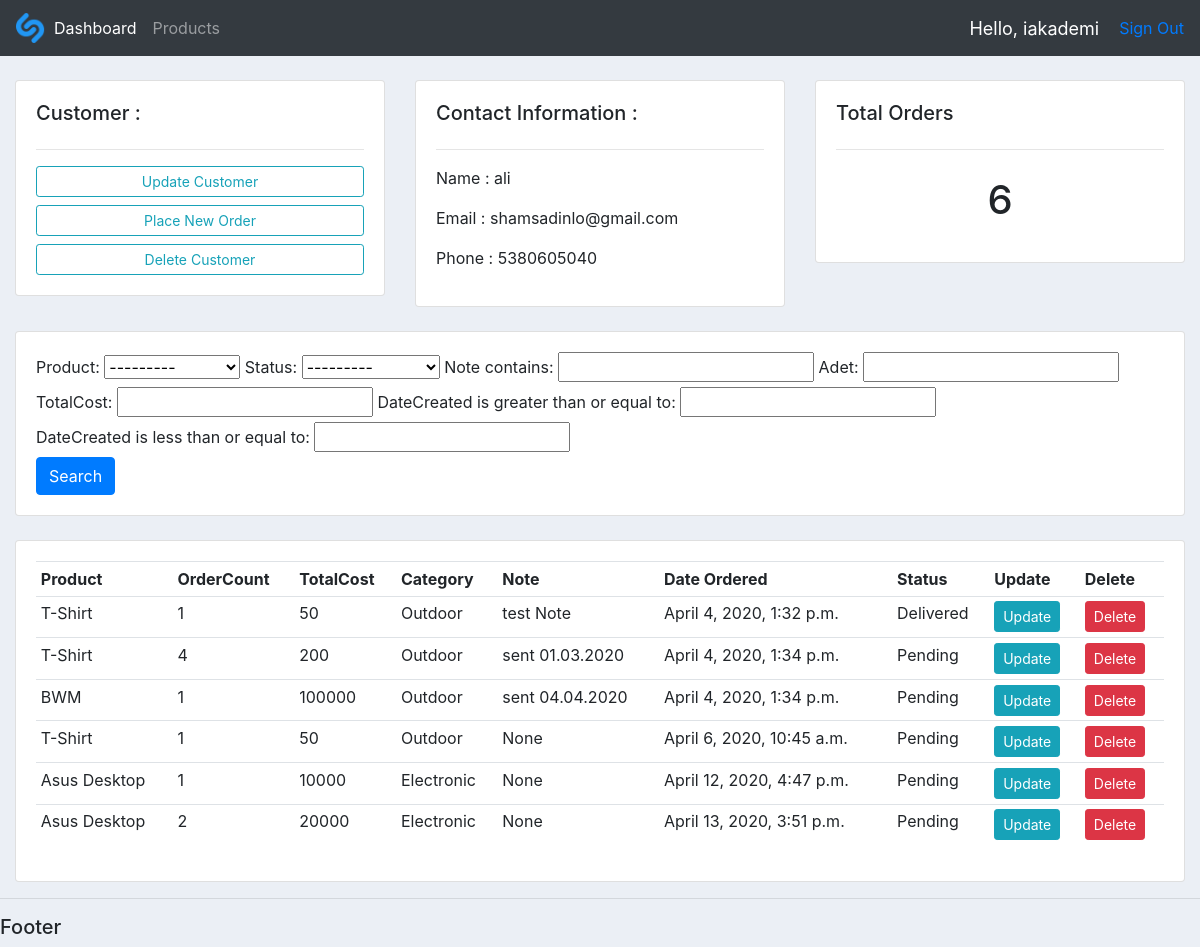
Page /customer/25/ (signed in) on the committed database.
### accounts/models.py (models this page shows, shortened)
class Customer(models.Model):
    user = models.OneToOneField(User, null=True, on_delete=models.CASCADE)
    name = models.CharField(max_length=200, null=True)
    phone = models.CharField(max_length=20, null=True)
    email = models.CharField(max_length=200, null=True)
    dateCreated = models.DateTimeField(auto_now_add=True, null=True)
    profilePicture = models.ImageField(null=True, blank=True)

class Order(models.Model):
    Status = (
        ('Pending', 'Pending'),
        ('Out of Delivery', 'Out Of Delivery'),
        ('Delivered', 'Delivered')
    )
    customer = models.ForeignKey(Customer, null=True, on_delete=models.SET_NULL)
    product = models.ForeignKey(Product, null=True, on_delete=models.SET_NULL)
    dateCreated = models.DateTimeField(auto_now_add=True, null=True)
    status = models.CharField(max_length=200, null=True, choices=Status, default='Pending')
    note = models.CharField(max_length=1000, null=True)
    adet = models.IntegerField(null=True)
    totalCost= models.IntegerField(null=True)

class Product(models.Model):
    Category = (
        ('Indoor', 'Indoor'),
        ('Outdoor', 'Outdoor'),
        ('Electronic', 'Electronic')
    )
    name = models.CharField(max_length=200, null=True)
    price = models.FloatField(null=True)
    category = models.CharField(max_length=200, null=True, choices=Category)
    description = models.CharField(max_length=200, null=True)
    dateCreated = models.DateTimeField(auto_now_add=True, null=True)
    tags = models.ManyToManyField(Tag)
    def __str__(self):
        return self.name

### accounts/decorators.py (the view)
        def wrapper_function(request, *args, **kwargs):
            group = None
            if request.user.groups.exists():
                group = request.user.groups.all()[0].name
            for role in allowed_roles:
                if group == role:
                    return view_func(request, *args, **kwargs)
            return HttpResponse("You are not authorized to view this page")

### accounts/views.py (called while the page is built)
@login_required(login_url='signin')
@allowed_users(allowed_roles=['admin'])
def customer(request, pk):
    customer = Customer.objects.get(id=pk)
    orders = customer.order_set.all()
    ordersCount = orders.count()
    myFilter = OrderFilter(request.GET, queryset=orders)
    orders = myFilter.qs
    context = {'customer': customer,
               'orders': orders,
               'ordersCount': ordersCount,
               'myFilter': myFilter}
    return render(request, 'accounts/customer.html', context)

### accounts/templates/accounts/customer.html
{% extends 'accounts/main.html' %}
{% block content %}
<br>
<div class="row">
    <div class="col-md">
        <div class="card card-body">
            <h5>Customer : </h5>
            <hr>
            <a class="btn btn-outline-info btn btn-sm btn-block" href="{% url 'update_customer' customer.id %}">Update
                Customer</a>
            <a class="btn btn-outline-info btn btn-sm btn-block" href="{%url 'create_order' customer.id %}">Place New
                Order</a>
            <a class="btn btn-outline-info btn btn-sm btn-block" href="{%url 'delete_customer' customer.id %}">Delete Customer</a>
        </div>
    </div>
    <div class="col-md">
        <div class="card card-body">
            <h5>Contact Information :</h5>
            <hr>
            <p>Name : {{customer.name}}</p>
            <p>Email : {{customer.email}}</p>
            <p>Phone : {{customer.phone}}</p>
        </div>
    </div>
    <div class="col-md">
        <div class="card card-body">
            <h5>Total Orders</h5>
            <hr>
            <h1 style="text-align:center;padding:10px;">{{ordersCount}}</h1>
        </div>
    </div>
</div>
<br>
<div class="row">
    <div class="col">
        <div class="card card-body">
            <form method="get">
                {{myFilter.form}}
                <br>
                <button class="btn btn-primary" type="submit">Search</button>
            </form>
        </div>
    </div>
</div>
<br>
<div class="row">
    <div class="col-md">
        <div class="card card-body">
            <table class="table table-sm">
                <tr>
                    <th>Product</th>
                    <th>OrderCount</th>
                    <th>TotalCost</th>
                    <th>Category</th>
                    <th>Note</th>
                    <th>Date Ordered</th>
                    <th>Status</th>
                    <th>Update</th>
                    <th>Delete</th>
                </tr>
                {% for order in orders%}
                <tr>
                    <td>{{order.product}}</td>
                    <td>{{order.adet}}</td>
                    <td>{{order.totalCost}}</td>
                    <td>{{order.product.category}}</td>
                    <td>{{order.note}}</td>
                    <td>{{order.dateCreated}}</td>
                    <td>{{order.status}}</td>
                    <td><a href="{% url 'update_order' order.id %}" class="btn btn-sm btn-info">Update</a></td>
                    <td><a href="{% url 'delete_order' order.id %}" class="btn btn-sm btn-danger">Delete</a></td>
                </tr>
                {%endfor%}
            </table>
        </div>
    </div>
</div>
{% endblock %}

### accounts/templates/accounts/navbar.html (shortened to what this page needs)
{% load static %}
<nav class="navbar navbar-expand-lg navbar-dark bg-dark">
    <img src="{% static 'images/Shazam.png' %}" style="width:30px;height:30px;">
    <div class="collapse navbar-collapse" id="navbarNav">
        <ul class="navbar-nav">
            {% if request.user.is_staff %}
            <li class="nav-item active">
                <a class="nav-link" href="{% url 'home' %}">Dashboard</a>
            </li>
            <li class="nav-item">
                <a class="nav-link" href="{% url 'products' %}">Products</a>
            </li>
            {%endif%}
        </ul>
    </div>
    <span id="hello-message">Hello, {{request.user}}</span>
    <span><a href="{% url 'signout' %}">Sign Out</a></span>
</nav>

### static/css/main.css (style rules this page uses)
body { background-color:#ebeff5; }

### accounts/templates/accounts/navbar.html (style rules this page uses)
#hello-message { font-size: 18px; color: white; margin-right: 20px; }

### rows in the picture
Customer: name "ali", email "shamsadinlo@gmail.com", phone "5380605040"
Order: product "T-Shirt", adet "1", totalCost "50", product.category "Outdoor", note "test Note", dateCreated "April 4, 2020, 1:32 p.m.", status "Delivered"
Order: product "T-Shirt", adet "4", totalCost "200", product.category "Outdoor", note "sent 01.03.2020", dateCreated "April 4, 2020, 1:34 p.m.", status "Pending"
Order: product "BWM", adet "1", totalCost "100000", product.category "Outdoor", note "sent 04.04.2020", dateCreated "April 4, 2020, 1:34 p.m.", status "Pending"
Order: product "T-Shirt", adet "1", totalCost "50", product.category "Outdoor", note "None", dateCreated "April 6, 2020, 10:45 a.m.", status "Pending"
Order: product "Asus Desktop", adet "1", totalCost "10000", product.category "Electronic", note "None", dateCreated "April 12, 2020, 4:47 p.m.", status "Pending"
Order: product "Asus Desktop", adet "2", totalCost "20000", product.category "Electronic", note "None", dateCreated "April 13, 2020, 3:51 p.m.", status "Pending"

### other values in the picture
{{ request.user }} "iakademi"
{{ ordersCount }} "6"
